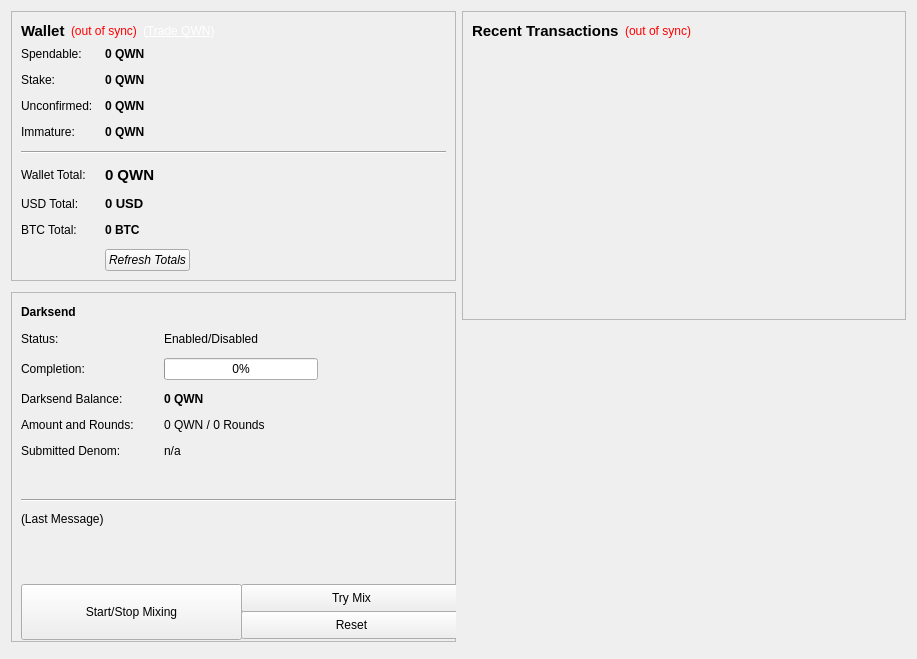
<?xml version="1.0" encoding="UTF-8"?>
<ui version="4.0">
 <class>OverviewPage</class>
 <widget class="QWidget" name="OverviewPage">
  <property name="geometry">
   <rect>
    <x>0</x>
    <y>0</y>
    <width>917</width>
    <height>659</height>
   </rect>
  </property>
  <property name="windowTitle">
   <string>Form</string>
  </property>
  <layout class="QHBoxLayout" name="horizontalLayout" stretch="1,1">
   <item>
    <layout class="QVBoxLayout" name="verticalLayout_2">
     <item>
      <widget class="QFrame" name="frame">
       <property name="frameShape">
        <enum>QFrame::StyledPanel</enum>
       </property>
       <property name="frameShadow">
        <enum>QFrame::Raised</enum>
       </property>
       <layout class="QVBoxLayout" name="verticalLayout_4">
        <item>
         <layout class="QHBoxLayout" name="horizontalLayout_4">
          <item>
           <widget class="QLabel" name="label_5">
            <property name="font">
             <font>
              <pointsize>11</pointsize>
              <weight>75</weight>
              <bold>true</bold>
             </font>
            </property>
            <property name="text">
             <string>Wallet</string>
            </property>
           </widget>
          </item>
          <item>
           <widget class="QLabel" name="labelWalletStatus">
            <property name="toolTip">
             <string>The displayed information may be out of date. Your wallet automatically synchronizes with the Qwoyn network after a connection is established, but this process has not completed yet.</string>
            </property>
            <property name="styleSheet">
             <string notr="true">QLabel { color: red; }</string>
            </property>
            <property name="text">
             <string notr="true">(out of sync)</string>
            </property>
            <property name="alignment">
             <set>Qt::AlignLeading|Qt::AlignLeft|Qt::AlignVCenter</set>
            </property>
           </widget>
          </item>
          <item>
           <widget class="QLabel" name="labelTradeLink">
            <property name="cursor">
             <cursorShape>PointingHandCursor</cursorShape>
            </property>
            <property name="text">
             <string>&lt;div style=&quot;color: #fff;&quot;&gt;(&lt;a href=&quot;https://www.cryptopia.co.nz/Exchange/?market=QWN_BTC&quot; style=&quot;color: #fff;&quot;&gt;Trade QWN&lt;/a&gt;)&lt;/div&gt;</string>
            </property>
            <property name="openExternalLinks">
             <bool>true</bool>
            </property>
           </widget>
          </item>
          <item>
           <spacer name="horizontalSpacer_2">
            <property name="orientation">
             <enum>Qt::Horizontal</enum>
            </property>
            <property name="sizeHint" stdset="0">
             <size>
              <width>40</width>
              <height>20</height>
             </size>
            </property>
           </spacer>
          </item>
         </layout>
        </item>
        <item>
         <layout class="QFormLayout" name="formLayout_2">
          <property name="fieldGrowthPolicy">
           <enum>QFormLayout::AllNonFixedFieldsGrow</enum>
          </property>
          <property name="horizontalSpacing">
           <number>12</number>
          </property>
          <property name="verticalSpacing">
           <number>12</number>
          </property>
          <item row="0" column="0">
           <widget class="QLabel" name="label">
            <property name="text">
             <string>Spendable:</string>
            </property>
           </widget>
          </item>
          <item row="0" column="1">
           <widget class="QLabel" name="labelBalance">
            <property name="font">
             <font>
              <weight>75</weight>
              <bold>true</bold>
             </font>
            </property>
            <property name="cursor">
             <cursorShape>IBeamCursor</cursorShape>
            </property>
            <property name="toolTip">
             <string>Your current spendable balance</string>
            </property>
            <property name="text">
             <string notr="true">0 QWN</string>
            </property>
            <property name="textInteractionFlags">
             <set>Qt::LinksAccessibleByMouse|Qt::TextSelectableByKeyboard|Qt::TextSelectableByMouse</set>
            </property>
           </widget>
          </item>
          <item row="1" column="0">
           <widget class="QLabel" name="stakelabel">
            <property name="text">
             <string>Stake:</string>
            </property>
           </widget>
          </item>
          <item row="1" column="1">
           <widget class="QLabel" name="labelStake">
            <property name="font">
             <font>
              <weight>75</weight>
              <bold>true</bold>
             </font>
            </property>
            <property name="cursor">
             <cursorShape>IBeamCursor</cursorShape>
            </property>
            <property name="toolTip">
             <string>Total of coins that was staked, and do not yet count toward the current balance</string>
            </property>
            <property name="text">
             <string notr="true">0 QWN</string>
            </property>
            <property name="textInteractionFlags">
             <set>Qt::LinksAccessibleByMouse|Qt::TextSelectableByKeyboard|Qt::TextSelectableByMouse</set>
            </property>
           </widget>
          </item>
          <item row="2" column="0">
           <widget class="QLabel" name="unconfirmedlabeltxt">
            <property name="text">
             <string>Unconfirmed:</string>
            </property>
           </widget>
          </item>
          <item row="2" column="1">
           <widget class="QLabel" name="labelUnconfirmed">
            <property name="font">
             <font>
              <weight>75</weight>
              <bold>true</bold>
             </font>
            </property>
            <property name="cursor">
             <cursorShape>IBeamCursor</cursorShape>
            </property>
            <property name="toolTip">
             <string>Total of transactions that have yet to be confirmed, and do not yet count toward the current balance</string>
            </property>
            <property name="text">
             <string notr="true">0 QWN</string>
            </property>
            <property name="textInteractionFlags">
             <set>Qt::LinksAccessibleByMouse|Qt::TextSelectableByKeyboard|Qt::TextSelectableByMouse</set>
            </property>
           </widget>
          </item>
          <item row="3" column="0">
           <widget class="QLabel" name="labelImmatureText">
            <property name="text">
             <string>Immature:</string>
            </property>
           </widget>
          </item>
          <item row="3" column="1">
           <widget class="QLabel" name="labelImmature">
            <property name="font">
             <font>
              <weight>75</weight>
              <bold>true</bold>
             </font>
            </property>
            <property name="toolTip">
             <string>Mined balance that has not yet matured</string>
            </property>
            <property name="text">
             <string notr="true">0 QWN</string>
            </property>
            <property name="textInteractionFlags">
             <set>Qt::LinksAccessibleByMouse|Qt::TextSelectableByKeyboard|Qt::TextSelectableByMouse</set>
            </property>
           </widget>
          </item>
          <item row="4" column="0" colspan="2">
           <widget class="Line" name="line">
            <property name="orientation">
             <enum>Qt::Horizontal</enum>
            </property>
           </widget>
          </item>
          <item row="5" column="0">
           <widget class="QLabel" name="labelTotalText">
            <property name="text">
             <string>Wallet Total:</string>
            </property>
           </widget>
          </item>
          <item row="5" column="1">
           <widget class="QLabel" name="labelTotal">
            <property name="font">
             <font>
              <pointsize>11</pointsize>
              <weight>75</weight>
              <bold>true</bold>
             </font>
            </property>
            <property name="cursor">
             <cursorShape>IBeamCursor</cursorShape>
            </property>
            <property name="toolTip">
             <string>Your current total balance</string>
            </property>
            <property name="text">
             <string notr="true">0 QWN</string>
            </property>
            <property name="textInteractionFlags">
             <set>Qt::LinksAccessibleByMouse|Qt::TextSelectableByKeyboard|Qt::TextSelectableByMouse</set>
            </property>
           </widget>
          </item>
          <item row="6" column="0">
           <widget class="QLabel" name="usdtotal">
            <property name="text">
             <string>USD Total:</string>
            </property>
           </widget>
          </item>
          <item row="6" column="1">
           <widget class="QLabel" name="labelUSDTotal">
            <property name="font">
             <font>
              <pointsize>10</pointsize>
              <weight>75</weight>
              <bold>true</bold>
             </font>
            </property>
            <property name="cursor">
             <cursorShape>IBeamCursor</cursorShape>
            </property>
            <property name="toolTip">
             <string>Your current total balance estimated in USD, Rate is not updated often</string>
            </property>
            <property name="text">
             <string>0 USD</string>
            </property>
            <property name="textInteractionFlags">
             <set>Qt::LinksAccessibleByMouse|Qt::TextSelectableByKeyboard|Qt::TextSelectableByMouse</set>
            </property>
           </widget>
          </item>
          <item row="7" column="0">
           <widget class="QLabel" name="btctotal">
            <property name="text">
             <string>BTC Total:</string>
            </property>
           </widget>
          </item>
          <item row="7" column="1">
           <widget class="QLabel" name="labelBTCTotal">
            <property name="font">
             <font>
              <weight>75</weight>
              <bold>true</bold>
             </font>
            </property>
            <property name="cursor">
             <cursorShape>IBeamCursor</cursorShape>
            </property>
            <property name="toolTip">
             <string>Your current total balance estimated in BTC, Rate is not updated often</string>
            </property>
            <property name="text">
             <string>0 BTC</string>
            </property>
            <property name="textInteractionFlags">
             <set>Qt::LinksAccessibleByMouse|Qt::TextSelectableByKeyboard|Qt::TextSelectableByMouse</set>
            </property>
           </widget>
          </item>
          <item row="8" column="1">
           <widget class="QPushButton" name="refreshButton">
            <property name="sizePolicy">
             <sizepolicy hsizetype="Fixed" vsizetype="Fixed">
              <horstretch>0</horstretch>
              <verstretch>0</verstretch>
             </sizepolicy>
            </property>
            <property name="baseSize">
             <size>
              <width>0</width>
              <height>0</height>
             </size>
            </property>
            <property name="font">
             <font>
              <italic>true</italic>
             </font>
            </property>
            <property name="toolTip">
             <string>Refresh your USD and BTC estimated totals, forces price data from CMC.</string>
            </property>
            <property name="layoutDirection">
             <enum>Qt::LeftToRight</enum>
            </property>
            <property name="text">
             <string>Refresh Totals</string>
            </property>
            <property name="icon">
             <iconset resource="../bitcoin.qrc">
              <normaloff>:/icons/refresh</normaloff>:/icons/refresh</iconset>
            </property>
            <property name="autoDefault">
             <bool>false</bool>
            </property>
            <property name="default">
             <bool>false</bool>
            </property>
            <property name="flat">
             <bool>false</bool>
            </property>
           </widget>
          </item>
         </layout>
        </item>
       </layout>
      </widget>
     </item>
     <item>
      <spacer name="verticalSpacer">
       <property name="orientation">
        <enum>Qt::Vertical</enum>
       </property>
       <property name="sizeHint" stdset="0">
        <size>
         <width>20</width>
         <height>40</height>
        </size>
       </property>
      </spacer>
     </item>
     <item>
      <widget class="QFrame" name="frameDarksend">
       <property name="minimumSize">
        <size>
         <width>0</width>
         <height>350</height>
        </size>
       </property>
       <property name="layoutDirection">
        <enum>Qt::LeftToRight</enum>
       </property>
       <property name="frameShape">
        <enum>QFrame::StyledPanel</enum>
       </property>
       <property name="frameShadow">
        <enum>QFrame::Raised</enum>
       </property>
       <widget class="QWidget" name="formLayoutWidget">
        <property name="geometry">
         <rect>
          <x>10</x>
          <y>40</y>
          <width>431</width>
          <height>161</height>
         </rect>
        </property>
        <layout class="QFormLayout" name="formLayout">
         <property name="fieldGrowthPolicy">
          <enum>QFormLayout::AllNonFixedFieldsGrow</enum>
         </property>
         <property name="horizontalSpacing">
          <number>30</number>
         </property>
         <property name="verticalSpacing">
          <number>12</number>
         </property>
         <item row="0" column="0">
          <widget class="QLabel" name="label_6">
           <property name="text">
            <string>Status:</string>
           </property>
          </widget>
         </item>
         <item row="0" column="1">
          <widget class="QLabel" name="darksendEnabled">
           <property name="text">
            <string>Enabled/Disabled</string>
           </property>
          </widget>
         </item>
         <item row="1" column="0">
          <widget class="QLabel" name="label_7">
           <property name="text">
            <string>Completion:</string>
           </property>
          </widget>
         </item>
         <item row="1" column="1">
          <widget class="QProgressBar" name="darksendProgress">
           <property name="maximumSize">
            <size>
             <width>154</width>
             <height>16777215</height>
            </size>
           </property>
           <property name="value">
            <number>0</number>
           </property>
          </widget>
         </item>
         <item row="2" column="0">
          <widget class="QLabel" name="labelAnonymizedText">
           <property name="text">
            <string>Darksend Balance:</string>
           </property>
          </widget>
         </item>
         <item row="2" column="1">
          <widget class="QLabel" name="labelAnonymized">
           <property name="font">
            <font>
             <weight>75</weight>
             <bold>true</bold>
            </font>
           </property>
           <property name="text">
            <string>0 QWN</string>
           </property>
          </widget>
         </item>
         <item row="3" column="0">
          <widget class="QLabel" name="label_8">
           <property name="text">
            <string>Amount and Rounds:</string>
           </property>
          </widget>
         </item>
         <item row="3" column="1">
          <widget class="QLabel" name="labelAmountRounds">
           <property name="text">
            <string>0 QWN / 0 Rounds</string>
           </property>
          </widget>
         </item>
         <item row="4" column="0">
          <widget class="QLabel" name="label_9">
           <property name="text">
            <string>Submitted Denom:</string>
           </property>
          </widget>
         </item>
         <item row="4" column="1">
          <widget class="QLabel" name="labelSubmittedDenom">
           <property name="statusTip">
            <string>The denominations you submitted to the Masternode. To mix, other users must submit the exact same denominations.</string>
           </property>
           <property name="text">
            <string>n/a</string>
           </property>
          </widget>
         </item>
        </layout>
       </widget>
       <widget class="QLabel" name="label_2">
        <property name="geometry">
         <rect>
          <x>10</x>
          <y>10</y>
          <width>66</width>
          <height>20</height>
         </rect>
        </property>
        <property name="font">
         <font>
          <weight>75</weight>
          <bold>true</bold>
         </font>
        </property>
        <property name="text">
         <string>Darksend</string>
        </property>
       </widget>
       <widget class="QPushButton" name="runAutoDenom">
        <property name="geometry">
         <rect>
          <x>251</x>
          <y>17</y>
          <width>1</width>
          <height>1</height>
         </rect>
        </property>
        <property name="palette">
         <palette>
          <active>
           <colorrole role="WindowText">
            <brush brushstyle="SolidPattern">
             <color alpha="255">
              <red>0</red>
              <green>0</green>
              <blue>0</blue>
             </color>
            </brush>
           </colorrole>
           <colorrole role="Button">
            <brush brushstyle="SolidPattern">
             <color alpha="255">
              <red>239</red>
              <green>238</green>
              <blue>238</blue>
             </color>
            </brush>
           </colorrole>
           <colorrole role="Light">
            <brush brushstyle="SolidPattern">
             <color alpha="255">
              <red>255</red>
              <green>255</green>
              <blue>255</blue>
             </color>
            </brush>
           </colorrole>
           <colorrole role="Midlight">
            <brush brushstyle="SolidPattern">
             <color alpha="255">
              <red>247</red>
              <green>246</green>
              <blue>246</blue>
             </color>
            </brush>
           </colorrole>
           <colorrole role="Dark">
            <brush brushstyle="SolidPattern">
             <color alpha="255">
              <red>119</red>
              <green>119</green>
              <blue>119</blue>
             </color>
            </brush>
           </colorrole>
           <colorrole role="Mid">
            <brush brushstyle="SolidPattern">
             <color alpha="255">
              <red>159</red>
              <green>159</green>
              <blue>159</blue>
             </color>
            </brush>
           </colorrole>
           <colorrole role="Text">
            <brush brushstyle="SolidPattern">
             <color alpha="255">
              <red>0</red>
              <green>0</green>
              <blue>0</blue>
             </color>
            </brush>
           </colorrole>
           <colorrole role="BrightText">
            <brush brushstyle="SolidPattern">
             <color alpha="255">
              <red>255</red>
              <green>255</green>
              <blue>255</blue>
             </color>
            </brush>
           </colorrole>
           <colorrole role="ButtonText">
            <brush brushstyle="SolidPattern">
             <color alpha="255">
              <red>0</red>
              <green>0</green>
              <blue>0</blue>
             </color>
            </brush>
           </colorrole>
           <colorrole role="Base">
            <brush brushstyle="SolidPattern">
             <color alpha="255">
              <red>255</red>
              <green>255</green>
              <blue>255</blue>
             </color>
            </brush>
           </colorrole>
           <colorrole role="Window">
            <brush brushstyle="SolidPattern">
             <color alpha="255">
              <red>239</red>
              <green>238</green>
              <blue>238</blue>
             </color>
            </brush>
           </colorrole>
           <colorrole role="Shadow">
            <brush brushstyle="SolidPattern">
             <color alpha="255">
              <red>0</red>
              <green>0</green>
              <blue>0</blue>
             </color>
            </brush>
           </colorrole>
           <colorrole role="AlternateBase">
            <brush brushstyle="SolidPattern">
             <color alpha="255">
              <red>247</red>
              <green>246</green>
              <blue>246</blue>
             </color>
            </brush>
           </colorrole>
           <colorrole role="ToolTipBase">
            <brush brushstyle="SolidPattern">
             <color alpha="255">
              <red>255</red>
              <green>255</green>
              <blue>220</blue>
             </color>
            </brush>
           </colorrole>
           <colorrole role="ToolTipText">
            <brush brushstyle="SolidPattern">
             <color alpha="255">
              <red>0</red>
              <green>0</green>
              <blue>0</blue>
             </color>
            </brush>
           </colorrole>
          </active>
          <inactive>
           <colorrole role="WindowText">
            <brush brushstyle="SolidPattern">
             <color alpha="255">
              <red>0</red>
              <green>0</green>
              <blue>0</blue>
             </color>
            </brush>
           </colorrole>
           <colorrole role="Button">
            <brush brushstyle="SolidPattern">
             <color alpha="255">
              <red>239</red>
              <green>238</green>
              <blue>238</blue>
             </color>
            </brush>
           </colorrole>
           <colorrole role="Light">
            <brush brushstyle="SolidPattern">
             <color alpha="255">
              <red>255</red>
              <green>255</green>
              <blue>255</blue>
             </color>
            </brush>
           </colorrole>
           <colorrole role="Midlight">
            <brush brushstyle="SolidPattern">
             <color alpha="255">
              <red>247</red>
              <green>246</green>
              <blue>246</blue>
             </color>
            </brush>
           </colorrole>
           <colorrole role="Dark">
            <brush brushstyle="SolidPattern">
             <color alpha="255">
              <red>119</red>
              <green>119</green>
              <blue>119</blue>
             </color>
            </brush>
           </colorrole>
           <colorrole role="Mid">
            <brush brushstyle="SolidPattern">
             <color alpha="255">
              <red>159</red>
              <green>159</green>
              <blue>159</blue>
             </color>
            </brush>
           </colorrole>
           <colorrole role="Text">
            <brush brushstyle="SolidPattern">
             <color alpha="255">
              <red>0</red>
              <green>0</green>
              <blue>0</blue>
             </color>
            </brush>
           </colorrole>
           <colorrole role="BrightText">
            <brush brushstyle="SolidPattern">
             <color alpha="255">
              <red>255</red>
              <green>255</green>
              <blue>255</blue>
             </color>
            </brush>
           </colorrole>
           <colorrole role="ButtonText">
            <brush brushstyle="SolidPattern">
             <color alpha="255">
              <red>0</red>
              <green>0</green>
              <blue>0</blue>
             </color>
            </brush>
           </colorrole>
           <colorrole role="Base">
            <brush brushstyle="SolidPattern">
             <color alpha="255">
              <red>255</red>
              <green>255</green>
              <blue>255</blue>
             </color>
            </brush>
           </colorrole>
           <colorrole role="Window">
            <brush brushstyle="SolidPattern">
             <color alpha="255">
              <red>239</red>
              <green>238</green>
              <blue>238</blue>
             </color>
            </brush>
           </colorrole>
           <colorrole role="Shadow">
            <brush brushstyle="SolidPattern">
             <color alpha="255">
              <red>0</red>
              <green>0</green>
              <blue>0</blue>
             </color>
            </brush>
           </colorrole>
           <colorrole role="AlternateBase">
            <brush brushstyle="SolidPattern">
             <color alpha="255">
              <red>247</red>
              <green>246</green>
              <blue>246</blue>
             </color>
            </brush>
           </colorrole>
           <colorrole role="ToolTipBase">
            <brush brushstyle="SolidPattern">
             <color alpha="255">
              <red>255</red>
              <green>255</green>
              <blue>220</blue>
             </color>
            </brush>
           </colorrole>
           <colorrole role="ToolTipText">
            <brush brushstyle="SolidPattern">
             <color alpha="255">
              <red>0</red>
              <green>0</green>
              <blue>0</blue>
             </color>
            </brush>
           </colorrole>
          </inactive>
          <disabled>
           <colorrole role="WindowText">
            <brush brushstyle="SolidPattern">
             <color alpha="255">
              <red>119</red>
              <green>119</green>
              <blue>119</blue>
             </color>
            </brush>
           </colorrole>
           <colorrole role="Button">
            <brush brushstyle="SolidPattern">
             <color alpha="255">
              <red>239</red>
              <green>238</green>
              <blue>238</blue>
             </color>
            </brush>
           </colorrole>
           <colorrole role="Light">
            <brush brushstyle="SolidPattern">
             <color alpha="255">
              <red>255</red>
              <green>255</green>
              <blue>255</blue>
             </color>
            </brush>
           </colorrole>
           <colorrole role="Midlight">
            <brush brushstyle="SolidPattern">
             <color alpha="255">
              <red>247</red>
              <green>246</green>
              <blue>246</blue>
             </color>
            </brush>
           </colorrole>
           <colorrole role="Dark">
            <brush brushstyle="SolidPattern">
             <color alpha="255">
              <red>119</red>
              <green>119</green>
              <blue>119</blue>
             </color>
            </brush>
           </colorrole>
           <colorrole role="Mid">
            <brush brushstyle="SolidPattern">
             <color alpha="255">
              <red>159</red>
              <green>159</green>
              <blue>159</blue>
             </color>
            </brush>
           </colorrole>
           <colorrole role="Text">
            <brush brushstyle="SolidPattern">
             <color alpha="255">
              <red>119</red>
              <green>119</green>
              <blue>119</blue>
             </color>
            </brush>
           </colorrole>
           <colorrole role="BrightText">
            <brush brushstyle="SolidPattern">
             <color alpha="255">
              <red>255</red>
              <green>255</green>
              <blue>255</blue>
             </color>
            </brush>
           </colorrole>
           <colorrole role="ButtonText">
            <brush brushstyle="SolidPattern">
             <color alpha="255">
              <red>119</red>
              <green>119</green>
              <blue>119</blue>
             </color>
            </brush>
           </colorrole>
           <colorrole role="Base">
            <brush brushstyle="SolidPattern">
             <color alpha="255">
              <red>239</red>
              <green>238</green>
              <blue>238</blue>
             </color>
            </brush>
           </colorrole>
           <colorrole role="Window">
            <brush brushstyle="SolidPattern">
             <color alpha="255">
              <red>239</red>
              <green>238</green>
              <blue>238</blue>
             </color>
            </brush>
           </colorrole>
           <colorrole role="Shadow">
            <brush brushstyle="SolidPattern">
             <color alpha="255">
              <red>0</red>
              <green>0</green>
              <blue>0</blue>
             </color>
            </brush>
           </colorrole>
           <colorrole role="AlternateBase">
            <brush brushstyle="SolidPattern">
             <color alpha="255">
              <red>239</red>
              <green>238</green>
              <blue>238</blue>
             </color>
            </brush>
           </colorrole>
           <colorrole role="ToolTipBase">
            <brush brushstyle="SolidPattern">
             <color alpha="255">
              <red>255</red>
              <green>255</green>
              <blue>220</blue>
             </color>
            </brush>
           </colorrole>
           <colorrole role="ToolTipText">
            <brush brushstyle="SolidPattern">
             <color alpha="255">
              <red>0</red>
              <green>0</green>
              <blue>0</blue>
             </color>
            </brush>
           </colorrole>
          </disabled>
         </palette>
        </property>
        <property name="focusPolicy">
         <enum>Qt::NoFocus</enum>
        </property>
        <property name="autoFillBackground">
         <bool>true</bool>
        </property>
        <property name="text">
         <string/>
        </property>
        <property name="flat">
         <bool>true</bool>
        </property>
       </widget>
       <widget class="QPushButton" name="toggleDarksend">
        <property name="geometry">
         <rect>
          <x>10</x>
          <y>292</y>
          <width>221</width>
          <height>56</height>
         </rect>
        </property>
        <property name="sizePolicy">
         <sizepolicy hsizetype="MinimumExpanding" vsizetype="Fixed">
          <horstretch>0</horstretch>
          <verstretch>0</verstretch>
         </sizepolicy>
        </property>
        <property name="text">
         <string>Start/Stop Mixing</string>
        </property>
       </widget>
       <widget class="Line" name="line">
        <property name="geometry">
         <rect>
          <x>10</x>
          <y>200</y>
          <width>441</width>
          <height>16</height>
         </rect>
        </property>
        <property name="orientation">
         <enum>Qt::Horizontal</enum>
        </property>
       </widget>
       <widget class="QLabel" name="darksendStatus">
        <property name="geometry">
         <rect>
          <x>10</x>
          <y>220</y>
          <width>288</width>
          <height>61</height>
         </rect>
        </property>
        <property name="minimumSize">
         <size>
          <width>288</width>
          <height>43</height>
         </size>
        </property>
        <property name="text">
         <string>(Last Message)</string>
        </property>
        <property name="alignment">
         <set>Qt::AlignLeading|Qt::AlignLeft|Qt::AlignTop</set>
        </property>
        <property name="wordWrap">
         <bool>true</bool>
        </property>
       </widget>
       <widget class="QPushButton" name="darksendAuto">
        <property name="geometry">
         <rect>
          <x>230</x>
          <y>292</y>
          <width>221</width>
          <height>28</height>
         </rect>
        </property>
        <property name="sizePolicy">
         <sizepolicy hsizetype="MinimumExpanding" vsizetype="Fixed">
          <horstretch>0</horstretch>
          <verstretch>0</verstretch>
         </sizepolicy>
        </property>
        <property name="toolTip">
         <string>Try to manually submit a Darksend request.</string>
        </property>
        <property name="text">
         <string>Try Mix</string>
        </property>
       </widget>
       <widget class="QPushButton" name="darksendReset">
        <property name="geometry">
         <rect>
          <x>230</x>
          <y>319</y>
          <width>221</width>
          <height>28</height>
         </rect>
        </property>
        <property name="sizePolicy">
         <sizepolicy hsizetype="MinimumExpanding" vsizetype="Fixed">
          <horstretch>0</horstretch>
          <verstretch>0</verstretch>
         </sizepolicy>
        </property>
        <property name="toolTip">
         <string>Reset the current status of Darksend (can interrupt Darksend if it's in the process of Mixing, which can cost you money!)</string>
        </property>
        <property name="autoFillBackground">
         <bool>false</bool>
        </property>
        <property name="text">
         <string>Reset</string>
        </property>
       </widget>
      </widget>
     </item>
     <item>
      <spacer name="verticalSpacer">
       <property name="orientation">
        <enum>Qt::Vertical</enum>
       </property>
       <property name="sizeHint" stdset="0">
        <size>
         <width>20</width>
         <height>40</height>
        </size>
       </property>
      </spacer>
     </item>
    </layout>
   </item>
   <item>
    <layout class="QVBoxLayout" name="verticalLayout_3">
     <item>
      <widget class="QFrame" name="frame_2">
       <property name="frameShape">
        <enum>QFrame::StyledPanel</enum>
       </property>
       <property name="frameShadow">
        <enum>QFrame::Raised</enum>
       </property>
       <layout class="QVBoxLayout" name="verticalLayout">
        <item>
         <layout class="QHBoxLayout" name="horizontalLayout_2">
          <item>
           <widget class="QLabel" name="label_4">
            <property name="font">
             <font>
              <pointsize>11</pointsize>
             </font>
            </property>
            <property name="text">
             <string>&lt;b&gt;Recent Transactions&lt;/b&gt;</string>
            </property>
           </widget>
          </item>
          <item>
           <widget class="QLabel" name="labelTransactionsStatus">
            <property name="toolTip">
             <string>The displayed information may be out of date. Your wallet automatically synchronizes with the Qwoyn network after a connection is established, but this process has not completed yet.</string>
            </property>
            <property name="styleSheet">
             <string notr="true">QLabel { color: red; }</string>
            </property>
            <property name="text">
             <string notr="true">(out of sync)</string>
            </property>
            <property name="alignment">
             <set>Qt::AlignRight|Qt::AlignTrailing|Qt::AlignVCenter</set>
            </property>
           </widget>
          </item>
          <item>
           <spacer name="horizontalSpacer">
            <property name="orientation">
             <enum>Qt::Horizontal</enum>
            </property>
            <property name="sizeHint" stdset="0">
             <size>
              <width>40</width>
              <height>20</height>
             </size>
            </property>
           </spacer>
          </item>
         </layout>
        </item>
        <item>
         <widget class="QListView" name="listTransactions">
          <property name="styleSheet">
           <string notr="true">QListView { background: transparent; }</string>
          </property>
          <property name="frameShape">
           <enum>QFrame::NoFrame</enum>
          </property>
          <property name="verticalScrollBarPolicy">
           <enum>Qt::ScrollBarAlwaysOff</enum>
          </property>
          <property name="horizontalScrollBarPolicy">
           <enum>Qt::ScrollBarAlwaysOff</enum>
          </property>
          <property name="selectionMode">
           <enum>QAbstractItemView::NoSelection</enum>
          </property>
         </widget>
        </item>
       </layout>
      </widget>
     </item>
     <item>
      <spacer name="verticalSpacer_2">
       <property name="orientation">
        <enum>Qt::Vertical</enum>
       </property>
       <property name="sizeHint" stdset="0">
        <size>
         <width>20</width>
         <height>40</height>
        </size>
       </property>
      </spacer>
     </item>
     <item>
      <widget class="QLabel" name="label_2">
       <property name="layoutDirection">
        <enum>Qt::RightToLeft</enum>
       </property>
       <property name="text">
        <string/>
       </property>
       <property name="pixmap">
        <pixmap resource="../bitcoin.qrc">:/icons/qwoyn</pixmap>
       </property>
      </widget>
     </item>
    </layout>
   </item>
  </layout>
 </widget>
 <resources>
  <include location="../bitcoin.qrc"/>
 </resources>
 <connections/>
</ui>
